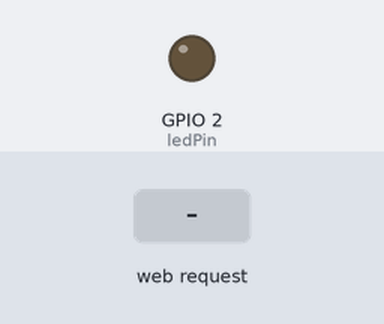
A program run on a simulated ESP32. Parts: output pins drawn as LEDs (lit = HIGH). The test bench sets the inputs (shaded band). WiFi joins after 1.5 s; servers stay silent unless stated; what the program prints to the serial monitor is not drawn.

Above: at 3.2 s.
3.3 s: HTTP request GET /set_led?value=1 received
At 4.1 s:
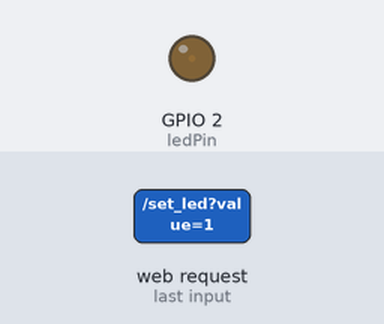
4.8 s: HTTP request GET /set_led?value=120 received
At 5.2 s:
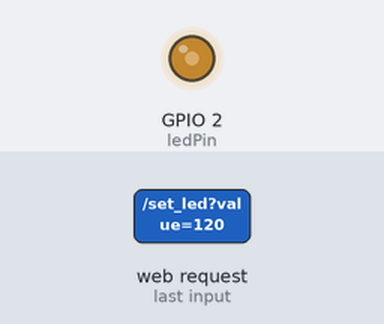
Timing chart, 0 to 7.8 s (numbered marks = the images above; inputs shaded):
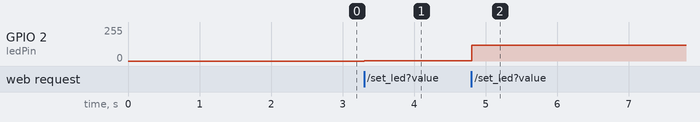

The program:

main.cpp
```cpp
#include <Arduino.h>
#include <WiFi.h>
#include <ESPAsyncWebServer.h>
#include "web_pages.h"

// Replace with your network credentials
const char* ssid = "YOUR_SSID";
const char* password = "YOUR_PASSWORD";

AsyncWebServer server(80);

const int ledPin = 2; // Onboard LED

// Processor function to handle dynamic content
String processor(const String& var) {
    if (var == "UPTIME") {
        return String(millis());
    } else if (var == "STATUS") {
        return "Connected";
    }
    return String();
}

void setup() {
    Serial.begin(115200);
    pinMode(ledPin, OUTPUT);

    // Connect to Wi-Fi
    WiFi.begin(ssid, password);
    while (WiFi.status() != WL_CONNECTED) {
        delay(1000);
        Serial.println("Connecting to WiFi...");
    }
    Serial.println("Connected to WiFi");
    Serial.print("IP Address: ");
    Serial.println(WiFi.localIP());

    // Route for root / web page
    server.on("/", HTTP_GET, [](AsyncWebServerRequest *request){
        request->send_P(200, "text/html", index_html, processor);
    });

    // Task 2: Interactive Control Lab - /set_led?value=128
    server.on("/set_led", HTTP_GET, [](AsyncWebServerRequest *request){
        String message;
        if (request->hasParam("value")) {
            String val = request->getParam("value")->value();
            int intVal = val.toInt();

            // Security Boundary Check (Task 2)
            if (intVal >= 0 && intVal <= 255) {
                analogWrite(ledPin, intVal);
                message = "LED value set to " + val;
                request->send(200, "text/plain", message);
            } else {
                request->send(400, "text/plain", "400 Bad Request: Value must be between 0 and 255");
            }
        } else {
            request->send(400, "text/plain", "400 Bad Request: Missing 'value' parameter");
        }
    });

    // Start server
    server.begin();
}

void loop() {
    // Empty loop! The server is asynchronous.
}
```

web_pages.h
```cpp
#ifndef WEB_PAGES_H
#define WEB_PAGES_H

#include <Arduino.h>

const char index_html[] PROGMEM = R"rawliteral(
<!DOCTYPE HTML><html>
<head>
  <title>ESP32 Async Web Server</title>
  <meta name="viewport" content="width=device-width, initial-scale=1">
  <style>
    html {font-family: Arial; display: inline-block; text-align: center;}
    h2 {font-size: 3.0rem;}
    p {font-size: 3.0rem;}
    .units {font-size: 1.2rem;}
    .labels{font-size: 1.5rem; vertical-align:middle; padding-bottom: 15px;}
  </style>
</head>
<body>
  <h2>ESP32 Web Server</h2>
  <p>
    <i class="fas fa-thermometer-half" style="color:#059e8a;"></i>
    <span class="labels">Uptime:</span>
    <span id="uptime">%UPTIME%</span>
    <span class="units">ms</span>
  </p>
  <p>
    <i class="fas fa-bolt" style="color:#00add8;"></i>
    <span class="labels">Status:</span>
    <span id="status">%STATUS%</span>
  </p>
</body>
</html>)rawliteral";

#endif
```

Measured:
- after the input at 3.3 s, GPIO 2 (ledPin): 0/255 → 1/255 at once
- after the input at 4.8 s, GPIO 2 (ledPin): 1/255 → 120/255 at once
